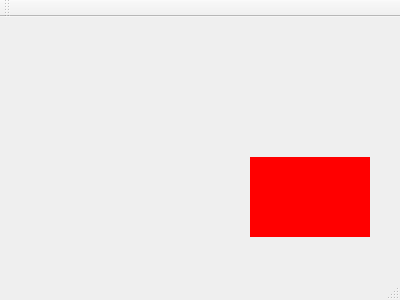
<?xml version="1.0" encoding="UTF-8"?>
<ui version="4.0">
 <class>MainWindow</class>
 <widget class="QMainWindow" name="MainWindow">
  <property name="geometry">
   <rect>
    <x>0</x>
    <y>0</y>
    <width>400</width>
    <height>300</height>
   </rect>
  </property>
  <property name="windowTitle">
   <string>MainWindow</string>
  </property>
  <widget class="QWidget" name="centralWidget">
   <widget class="QWidget" name="widget" native="true">
    <property name="geometry">
     <rect>
      <x>250</x>
      <y>140</y>
      <width>120</width>
      <height>80</height>
     </rect>
    </property>
    <property name="styleSheet">
     <string notr="true">background: red;</string>
    </property>
   </widget>
  </widget>
  <widget class="QMenuBar" name="menuBar">
   <property name="geometry">
    <rect>
     <x>0</x>
     <y>0</y>
     <width>400</width>
     <height>22</height>
    </rect>
   </property>
  </widget>
  <widget class="QToolBar" name="mainToolBar">
   <attribute name="toolBarArea">
    <enum>TopToolBarArea</enum>
   </attribute>
   <attribute name="toolBarBreak">
    <bool>false</bool>
   </attribute>
  </widget>
  <widget class="QStatusBar" name="statusBar"/>
 </widget>
 <layoutdefault spacing="6" margin="11"/>
 <resources/>
 <connections/>
</ui>
